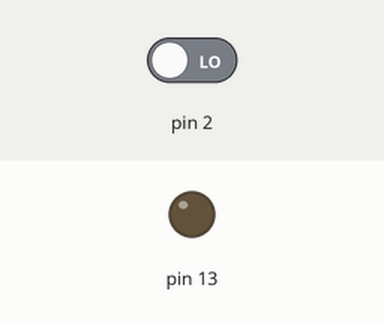
Bench run of a sketch on a simulated Arduino Uno, built with avr-gcc and run on an emulated ATmega328P. Parts: output pins drawn as LEDs (lit = HIGH). Inputs (shaded band) come from the test bench; at power-on: pin 2 LOW.

Above: at 1.2 s.
1.3 s: pin 2 driven HIGH
At 2.5 s:
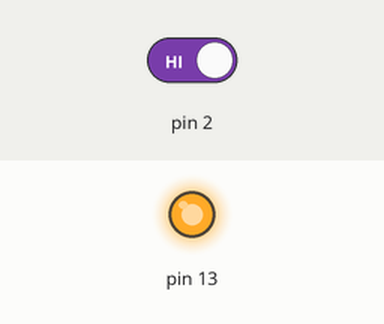
Timing chart, 0 to 4.3 s (numbered marks = the images above; inputs shaded):
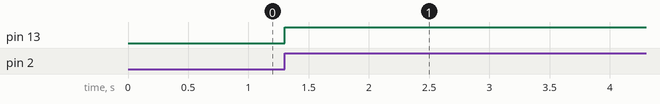

Measured:
- after the input at 1.3 s, pin 13: LOW → HIGH at once

The sketch:

ECEN2270_estimate_overhead.ino
```cpp
volatile bool var = LOW;

void setup() {
  pinMode(2, INPUT);
  attachInterrupt(digitalPinToInterrupt(2), service2, RISING);
  pinMode(13, OUTPUT);
}

void loop() {
  digitalWrite(13, var);
}

void service2() { // pin 2 ISR
  var = !var;
}
```
